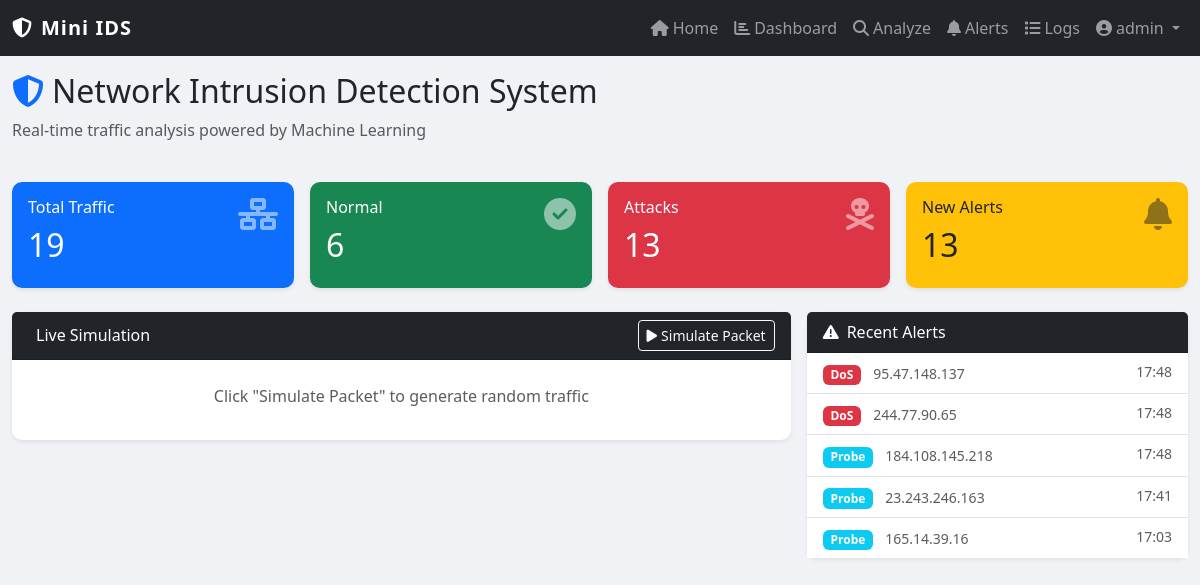
Screenshot of / (signed in) with the database file from the repository.
### app.py (models this page shows)
class Alert(db.Model):
    id            = db.Column(db.Integer, primary_key=True)
    timestamp     = db.Column(db.DateTime, default=datetime.utcnow)
    src_ip        = db.Column(db.String(20))
    dst_ip        = db.Column(db.String(20))
    protocol      = db.Column(db.String(10))
    attack_type   = db.Column(db.String(50))
    confidence    = db.Column(db.Float)
    severity      = db.Column(db.String(20))
    status        = db.Column(db.String(20), default='new')

### app.py (the view)
@app.route('/')
def index():
    total   = TrafficLog.query.count()
    alerts  = Alert.query.count()
    new_a   = Alert.query.filter_by(status='new').count()
    normal  = TrafficLog.query.filter_by(prediction='normal').count()
    attacks = total - normal
    recent  = Alert.query.order_by(Alert.timestamp.desc()).limit(5).all()
    return render_template('index.html',
        total=total, alerts=alerts, new_alerts=new_a,
        normal=normal, attacks=attacks, recent=recent)

### app.py (called while the page is built)
@app.before_request
def require_login():
    if request.endpoint in ('login', 'static'):
        return
    if 'user_id' not in session:
        return redirect(url_for('login'))

### templates/index.html (shortened to what this page needs)
{% extends "base.html" %}
{% block content %}
<div class="row mb-4">
  <div class="col-12"><h2><i class="fas fa-shield-alt text-primary me-2"></i>Network Intrusion Detection System</h2>
    <p class="text-muted">Real-time traffic analysis powered by Machine Learning</p></div>
</div>
<div class="row g-3 mb-4">
  <div class="col-md-3">
    <div class="card border-0 shadow-sm stat-card bg-primary text-white">
      <div class="card-body"><div class="d-flex justify-content-between">
        <div><h6>Total Traffic</h6><h2>{{ total }}</h2></div>
        <i class="fas fa-network-wired fa-2x opacity-50"></i></div></div></div></div>
  <div class="col-md-3">
    <div class="card border-0 shadow-sm stat-card bg-success text-white">
      <div class="card-body"><div class="d-flex justify-content-between">
        <div><h6>Normal</h6><h2>{{ normal }}</h2></div>
        <i class="fas fa-check-circle fa-2x opacity-50"></i></div></div></div></div>
  <div class="col-md-3">
    <div class="card border-0 shadow-sm stat-card bg-danger text-white">
      <div class="card-body"><div class="d-flex justify-content-between">
        <div><h6>Attacks</h6><h2>{{ attacks }}</h2></div>
        <i class="fas fa-skull-crossbones fa-2x opacity-50"></i></div></div></div></div>
  <div class="col-md-3">
    <div class="card border-0 shadow-sm stat-card bg-warning text-dark">
      <div class="card-body"><div class="d-flex justify-content-between">
        <div><h6>New Alerts</h6><h2>{{ new_alerts }}</h2></div>
        <i class="fas fa-bell fa-2x opacity-50"></i></div></div></div></div>
</div>
<div class="row g-3">
  <div class="col-md-8">
    <div class="card border-0 shadow-sm">
      <div class="card-header bg-dark text-white d-flex justify-content-between align-items-center">
        <span>Live Simulation</span>
        <button class="btn btn-sm btn-outline-light" onclick="simulateTraffic()"><i class="fas fa-play me-1"></i>Simulate Packet</button>
      </div>
      <div class="card-body">
        <p class="text-muted text-center mt-2" id="sim-hint">Click "Simulate Packet" to generate random traffic</p>
      </div>
    </div>
  </div>
  <div class="col-md-4">
    <div class="card border-0 shadow-sm">
      <div class="card-header bg-dark text-white"><i class="fas fa-exclamation-triangle me-2"></i>Recent Alerts</div>
      <div class="card-body p-0">
        {% if recent %}
          <ul class="list-group list-group-flush">
          {% for a in recent %}
            <li class="list-group-item">
              <span class="badge bg-{{ 'danger' if a.severity=='critical' else 'warning' if a.severity=='high' else 'info' }}">{{ a.attack_type }}</span>
              <small class="ms-2 text-muted">{{ a.src_ip }}</small>
              <small class="float-end text-muted">{{ a.timestamp.strftime('%H:%M') }}</small>
            </li>
          {% endfor %}
          </ul>
        {% else %}
          <p class="text-center text-muted p-3">No alerts yet</p>
        {% endif %}
      </div>
    </div>
  </div>
</div>
{% endblock %}

### static/css/style.css (style rules this page uses)
body { background: #f0f2f5; }
.stat-card { border-radius: 12px; transition: transform .2s; }
.card { border-radius: 10px; }
.badge { font-size: 0.75em; }

### rows the page displays
Alert: attack_type "DoS", src_ip "95.47.148.137", timestamp "17:48"
Alert: attack_type "DoS", src_ip "244.77.90.65", timestamp "17:48"
Alert: attack_type "Probe", src_ip "184.108.145.218", timestamp "17:48"
Alert: attack_type "Probe", src_ip "23.243.246.163", timestamp "17:41"
Alert: attack_type "Probe", src_ip "165.14.39.16", timestamp "17:03"

### other values shown
{{ session.username }} "admin"
{{ total }} "19"
{{ normal }} "6"
{{ attacks }} "13"
{{ new_alerts }} "13"
